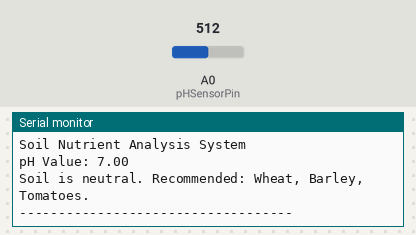
The sketch below on a simulated Arduino Uno, built with avr-gcc and run on an emulated ATmega328P. Parts: the last lines printed to the serial monitor. Inputs (shaded band) come from the test bench; at power-on: A0 (pHSensorPin) = 512.

Above: at 3.2 s.
3.3 s: A0 (pHSensorPin) set to 716
At 8.6 s:
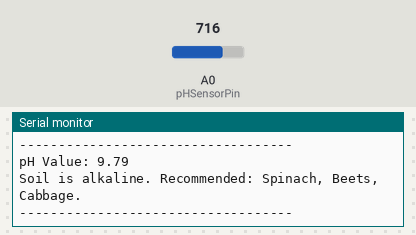
13.6 s: A0 (pHSensorPin) set to 306
At 17.25 s:
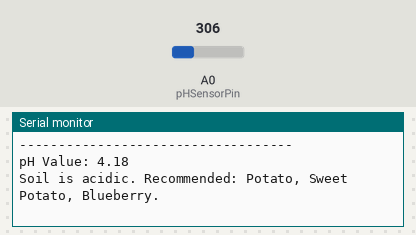
Timing chart, 0 to 18.8 s (numbered marks = the images above; inputs shaded):
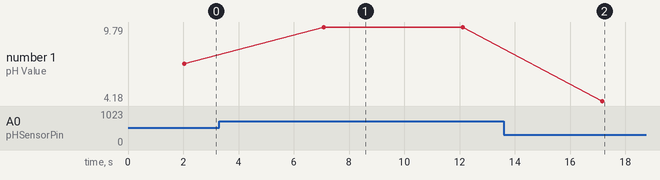

The sketch:

Soil_Analyser.ino
```cpp
// Soil pH Sensor connected to A0
const int pHSensorPin = A0;
float pHValue = 0.0;
int sensorValue = 0;

// Function to map analog value to pH (approximation, adjust as needed)
float analogToPH(int analogValue) {
  // Assuming 0-14 pH range corresponds to 0-1023 analog value
  return map(analogValue, 0, 1023, 0, 1400) / 100.0;
}

// Setup Serial
void setup() {
  Serial.begin(9600);
  delay(2000); // Allow time for sensor to stabilize
  Serial.println("Soil Nutrient Analysis System");
}

// Main loop
void loop() {
  sensorValue = analogRead(pHSensorPin);
  pHValue = analogToPH(sensorValue);

  Serial.print("pH Value: ");
  Serial.println(pHValue);

  // Recommend crops based on pH ranges (simplified)
  if (pHValue < 5.5) {
    Serial.println("Soil is acidic. Recommended: Potato, Sweet Potato, Blueberry.");
  }
  else if (pHValue >= 5.5 && pHValue < 6.5) {
    Serial.println("Soil is slightly acidic. Recommended: Rice, Maize, Peanuts.");
  }
  else if (pHValue >= 6.5 && pHValue <= 7.5) {
    Serial.println("Soil is neutral. Recommended: Wheat, Barley, Tomatoes.");
  }
  else if (pHValue > 7.5) {
    Serial.println("Soil is alkaline. Recommended: Spinach, Beets, Cabbage.");
  }

  Serial.println("-----------------------------------");
  delay(5000); // Wait 5 seconds before next reading
}
```

Measured:
- after the input at 3.3 s, the serial monitor: prints a new line after 3.8 s (image 1)
- after the input at 13.6 s, the serial monitor: prints a new line after 3.6 s (image 2)
- plotted number 1: 7 → 9.79 after the input at 3.3 s, 9.79 → 4.18 after the input at 13.6 s
